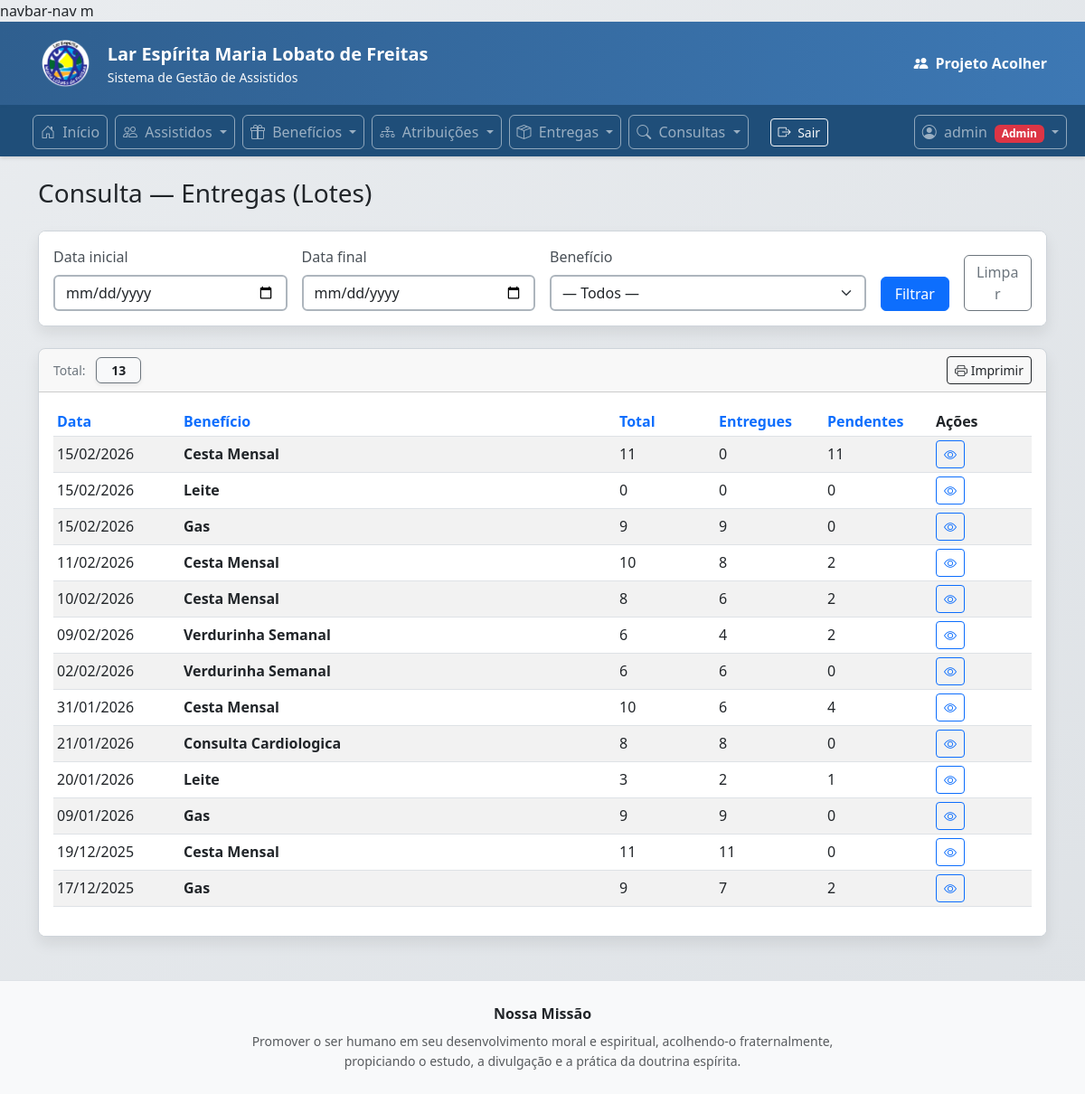
The page /operacoes/consultas/entregas/ (signed in) on the database its author committed.
### apps/beneficios/models.py (models this page shows, shortened)
class LoteEntrega(models.Model):
    beneficio = models.ForeignKey(
        "beneficios.Beneficio",
        on_delete=models.PROTECT,
        related_name="lotes_entrega",
    )
    data_entrega = models.DateField()
    criado_em = models.DateTimeField(default=timezone.now)
    class Meta:
        unique_together = ("beneficio", "data_entrega")
        ordering = ("-data_entrega", "-id")
        verbose_name = "Lote de Entrega"
        verbose_name_plural = "Lotes de Entrega"

class Beneficio(models.Model):
    nome = models.CharField(max_length=120, unique=True)
    categoria = models.CharField(
        max_length=20,
        choices=CategoriaBeneficio.choices,
    )
    periodicidade = models.CharField(
        max_length=20,
        choices=PeriodicidadeBeneficio.choices,
    )
    ativo = models.BooleanField(
        default=True,
        help_text="Permite desativar um benefício sem apagá-lo.",
    )
    class Meta:
        ordering = ["categoria", "nome"]

### apps/operacoes/consultas/views.py (the view)
# urls.py: path("entregas/", views.entregas_lotes_lista, name="entregas_lotes_lista"),
@login_required
def entregas_lotes_lista(request):
    if not pode_ver(request.user):
        return HttpResponseForbidden("Sem permissão.")
    data_ini = (request.GET.get("data_ini") or "").strip()
    data_fim = (request.GET.get("data_fim") or "").strip()
    beneficio_id = (request.GET.get("beneficio_id") or "").strip()
    dt_ini = parse_date(data_ini) if data_ini else None
    dt_fim = parse_date(data_fim) if data_fim else None
    order = _get_order_entregas_lotes(request)
    qs = (
        LoteEntrega.objects
        .select_related("beneficio")
        .annotate(
            total=Count("itens"),
            entregues=Count("itens", filter=Q(itens__entregue=True)),
            pendentes=Count("itens", filter=Q(itens__entregue=False)),
        )
    )
    if dt_ini:
        qs = qs.filter(data_entrega__gte=dt_ini)
    if dt_fim:
        qs = qs.filter(data_entrega__lte=dt_fim)
    if beneficio_id:
        qs = qs.filter(beneficio_id=beneficio_id)
    qs = qs.order_by(order)
    beneficios = Beneficio.objects.order_by("nome", "id")
    contexto = {
        "lotes": qs,
        "total": qs.count(),  # total de lotes encontrados (não total de itens)
        "beneficios": beneficios,
        "beneficio_id": beneficio_id,
        "data_ini": data_ini,
        "data_fim": data_fim,
    }
    return render(request, "operacoes/consultas/entregas_lotes_lista.html", contexto)

### apps/operacoes/consultas/views.py (called while the page is built)
def _get_order_entregas_lotes(request):
    raw = (request.GET.get("o") or "-data_entrega").strip()
    return ORDERS_ENTREGAS_LOTES.get(raw, "-data_entrega")

### apps/operacoes/context_processors.py (called while the page is built)
def operacoes_permissoes(request):
    user = getattr(request, "user", None)
    if user and user.is_authenticated:
        return {
            "pode_ver": pode_ver(user),
            "pode_editar": pode_editar(user),
            "pode_deletar": pode_deletar(user),
        }
    return {
        "pode_ver": False,
        "pode_editar": False,
        "pode_deletar": False,
    }

### apps/operacoes/permissoes.py (called while the page is built)
def is_consultor(user):
    return user.groups.filter(name="Consultor").exists()

def is_supervisor(user):
    return user.groups.filter(name="Supervisor").exists()

def is_operador(user):
    return user.groups.filter(name="Operador").exists()

def pode_ver(user):
    return is_consultor(user) or is_operador(user) or is_supervisor(user) or user.is_superuser

def pode_editar(user):
    return is_operador(user) or is_supervisor(user) or user.is_superuser

def pode_deletar(user):
    return is_supervisor(user) or user.is_superuser

### apps/operacoes/templatetags/querystring.py (called while the page is built)
@register.simple_tag
def qs_update(request, **kwargs):
    params = request.GET.copy()
    for key, value in kwargs.items():
        if value is None or value == "":
            params.pop(key, None)
        else:
            params[key] = str(value)
    query = params.urlencode()
    return query

@register.simple_tag
def sort_qs(request, field, default_field="nome"):
    current = request.GET.get("o") or default_field
    if current == field:
        new_o = f"-{field}"
    elif current == f"-{field}":
        new_o = field
    else:
        new_o = field
    params = request.GET.copy()
    params["o"] = new_o
    params.pop("page", None)
    return params.urlencode()

@register.simple_tag
def sort_icon(request, field, default_field="nome"):
    current = request.GET.get("o") or default_field
    if current == field:
        return "▲"
    if current == f"-{field}":
        return "▼"
    return ""

### apps/operacoes/templates/operacoes/consultas/entregas_lotes_lista.html (shortened to what this page needs)
{% extends "operacoes/base.html" %}
{% load querystring %}
{% block content %}
<div class="container mt-4">
  <div class="d-flex justify-content-between align-items-center mb-3">
    <h3>Consulta — Entregas (Lotes)</h3>
  </div>
  <div class="card shadow-sm mb-4">
    <div class="card-body">
      <form method="get" class="row g-3">
        <div class="col-12 col-md-3">
          <label class="form-label">Data inicial</label>
          <input type="date" name="data_ini" value="{{ data_ini }}" class="form-control">
        </div>
        <div class="col-12 col-md-3">
          <label class="form-label">Data final</label>
          <input type="date" name="data_fim" value="{{ data_fim }}" class="form-control">
        </div>
        <div class="col-12 col-md-4">
          <label class="form-label">Benefício</label>
          <select name="beneficio_id" class="form-select">
            <option value="">— Todos —</option>
          </select>
        </div>
        <div class="col-6 col-md-1 d-flex align-items-end">
          <button type="submit" class="btn btn-primary w-100">Filtrar</button>
        </div>
        <div class="col-6 col-md-1 d-flex align-items-end">
          <a href="{% url 'consultas:entregas_lotes_lista' %}" class="btn btn-outline-secondary w-100">
            Limpar
          </a>
        </div>
      </form>
    </div>
  </div>
  <div class="card shadow-sm">
    <div class="card-header d-flex justify-content-between align-items-center">
      <div class="small">
        <span class="text-secondary me-2">Total:</span>
        <span class="px-3 py-1 border border-secondary rounded bg-light fw-semibold shadow-sm">
          {{ total }}
        </span>
      </div>
      <a href="{% url 'consultas:entregas_lotes_print' %}?{% qs_update request %}"
         class="btn btn-outline-dark btn-sm">
        <i class="bi bi-printer"></i> Imprimir
      </a>
    </div>
    <div class="card-body table-responsive">
      <table class="table table-striped table-sm align-middle">
        <thead>
          <tr>
            <th style="width:140px;">
              <a class="text-decoration-none" href="?{% sort_qs request 'data_entrega' %}">
                Data {% sort_icon request 'data_entrega' %}
              </a>
            </th>
            <th>
              <a class="text-decoration-none" href="?{% sort_qs request 'beneficio__nome' %}">
                Benefício {% sort_icon request 'beneficio__nome' %}
              </a>
            </th>
            <th style="width:110px;">
              <a class="text-decoration-none" href="?{% sort_qs request 'total' %}">
                Total {% sort_icon request 'total' %}
              </a>
            </th>
            <th style="width:120px;">
              <a class="text-decoration-none" href="?{% sort_qs request 'entregues' %}">
                Entregues {% sort_icon request 'entregues' %}
              </a>
            </th>
            <th style="width:120px;">
              <a class="text-decoration-none" href="?{% sort_qs request 'pendentes' %}">
                Pendentes {% sort_icon request 'pendentes' %}
              </a>
            </th>
            <th style="width:110px;">Ações</th>
          </tr>
        </thead>
        <tbody>
          {% for l in lotes %}
            <tr>
              <td>{{ l.data_entrega|date:"d/m/Y" }}</td>
              <td class="fw-semibold">{{ l.beneficio.nome }}</td>
              <td>{{ l.total }}</td>
              <td>{{ l.entregues }}</td>
              <td>{{ l.pendentes }}</td>
              <td>
                <div class="d-flex gap-2">
                    <a class="btn btn-outline-primary btn-sm"
                    title="Detalhe do lote"
                    href="{% url 'consultas:entregas_lote_detalhe' %}?lote_id={{ l.id }}">
                    <i class="bi bi-eye"></i>
                    </a>
                </div>
             </td>
            </tr>
          {% empty %}
            <tr>
              <td colspan="6" class="text-center text-muted">Nenhum lote encontrado.</td>
            </tr>
          {% endfor %}
        </tbody>
      </table>
    </div>
  </div>
</div>
{% endblock %}

### apps/operacoes/templates/operacoes/base.html (shortened to what this page needs)
<!DOCTYPE html>
<html lang="pt-br">
{% load static %}
<head>
    <link href="https://cdn.jsdelivr.net/npm/bootstrap@5.3.0/dist/css/bootstrap.min.css" rel="stylesheet">
    <link rel="stylesheet" href="https://cdn.jsdelivr.net/npm/bootstrap-icons@1.10.0/font/bootstrap-icons.css">
</head>
navbar-nav m<body>
    <div class="header-institucional">
        <div class="container py-3">
            <div class="d-flex align-items-center justify-content-between flex-wrap gap-2">
                <div class="d-flex align-items-center gap-3">
                    <img src="{% static 'img/logo.png' %}"
                         alt="Lar Espírita Maria Lobato de Freitas"
                         style="height:60px; width:auto;">
                    <div>
                        <div class="fw-semibold fs-5 text-white">
                            Lar Espírita Maria Lobato de Freitas
                        </div>
                        <div class="small text-light">
                            Sistema de Gestão de Assistidos
                        </div>
                    </div>
                </div>
                <a class="brand-link fw-bold text-white d-inline-flex align-items-center"
                   href="{% url 'operacoes_home' %}">
                    <i class="bi bi-people-fill me-2"></i>
                    Projeto Acolher
                </a>
            </div>
        </div>
    </div>
    <nav class="navbar navbar-expand-lg navbar-dark navbar-institucional">
        <div class="container-fluid">
            <div class="collapse navbar-collapse" id="navbarMain">
                <ul class="navbar-nav ms-4 me-auto">
                    <li class="nav-item">
                        <a class="nav-link" href="{% url 'operacoes_home' %}">
                            <i class="bi bi-house-door me-1"></i> Início
                        </a>
                    </li>
                    {% if user.is_authenticated and pode_ver %}
                    <li class="nav-item dropdown">
                        <a class="nav-link dropdown-toggle" href="#" role="button" data-bs-toggle="dropdown"
                            aria-expanded="false">
                            <i class="bi bi-people me-1"></i> Assistidos
                        </a>
                    </li>
                    {% endif %}
                    {% if user.is_authenticated and pode_ver %}
                    <li class="nav-item dropdown">
                        <a class="nav-link dropdown-toggle" href="#" role="button" data-bs-toggle="dropdown"
                            aria-expanded="false">
                            <i class="bi bi-gift me-1"></i> Benefícios
                        </a>
                    </li>
                    {% endif %}
                    {% if user.is_authenticated and pode_ver %}
                    <li class="nav-item dropdown">
                        <a class="nav-link dropdown-toggle" href="#" role="button" data-bs-toggle="dropdown"
                            aria-expanded="false">
                            <i class="bi bi-diagram-3 me-1"></i> Atribuições
                        </a>
                    </li>
                    {% endif %}
                    {% if user.is_authenticated and pode_ver %}
                    <li class="nav-item dropdown">
                        <a class="nav-link dropdown-toggle" href="#" role="button" data-bs-toggle="dropdown"
                            aria-expanded="false">
                            <i class="bi bi-box-seam me-1"></i> Entregas
                        </a>
                    </li>
                    {% endif %}
                    {% if user.is_authenticated and pode_ver %}
                    <li class="nav-item dropdown">
                        <a class="nav-link dropdown-toggle" href="#" role="button" data-bs-toggle="dropdown"
                            aria-expanded="false">
                            <i class="bi bi-search me-1"></i> Consultas
                        </a>
                    </li>
                    <li class="nav-item d-flex align-items-center ms-3">
                        <form method="post" action="/accounts/logout/" class="m-0">
                            <button type="submit" class="btn btn-outline-light btn-sm">
                                <i class="bi bi-box-arrow-right me-1"></i> Sair
                            </button>
                        </form>
                    </li>
                    {% endif %}
                </ul>
                <ul class="navbar-nav">
                    {% if user.is_authenticated %}
                    <li class="nav-item dropdown">
                        <a class="nav-link dropdown-toggle" href="#" role="button" data-bs-toggle="dropdown"
                            aria-expanded="false">
                            <i class="bi bi-person-circle me-1"></i> {{ user.username }}
                            {% if user.is_superuser %}
                            <span class="badge bg-danger ms-1">Admin</span>
                            {% elif pode_deletar %}
                            <span class="badge bg-success ms-1">Gestor</span>
                            {% elif pode_editar %}
                            <span class="badge bg-secondary ms-1">Operador</span>
                            {% elif pode_ver %}
                            <span class="badge bg-info text-dark ms-1">Consultor</span>
                            {% endif %}
                        </a>
                    </li>
                    {% else %}
                    <li class="nav-item">
                        <a class="nav-link" href="/accounts/login/">
                            <i class="bi bi-box-arrow-in-right me-1"></i> Entrar
                        </a>
                    </li>
                    {% endif %}
                </ul>
            </div>
        </div>
    </nav>
    <div class="container-fluid mt-3">
        {% block content %}
        {% endblock %}
    </div>
    <footer class="mt-5 border-top bg-light">
        <div class="container py-4 text-center">
            <div class="fw-semibold mb-2">Nossa Missão</div>
            <div class="col-lg-8 col-xl-7 mx-auto small text-muted" style="line-height:1.6;">
                Promover o ser humano em seu desenvolvimento moral e espiritual,
                acolhendo-o fraternalmente, propiciando o estudo, a divulgação
                e a prática da doutrina espírita.
            </div>
        </div>
    </footer>
</body>
</html>

### apps/operacoes/templates/operacoes/base.html (style rules this page uses)
body { background: linear-gradient(135deg, #e9ecef 0%, #dee2e6 100%) !important; min-height: 100vh; }
.container-fluid { background-color: transparent !important; }
.container-fluid .card { background-color: #ffffff !important; border: 1px solid #ced4da !important; box-shadow: 0 0.5rem 1rem rgba(0, 0, 0, 0.08) !important; border-radius: 0.5rem !important; overflow: hidden; }
.card-body { background-color: #ffffff !important; }
.form-control, .form-select, textarea.form-control { border: 2px solid #adb5bd !important; background-color: #ffffff !important; }
.form-label { color: #495057; font-weight: 500; }
.header-institucional { background: linear-gradient(90deg, #2f5f8f 0%, #3d78b4 100%); border-bottom: 3px solid #1f4e79; }
.header-institucional .brand-link { text-decoration: none; }
.navbar-institucional { background-color: #1f4e79; box-shadow: 0 2px 4px rgba(0, 0, 0, .12); }
.navbar .nav-link { border: 1px solid rgba(255,255,255,0.5); border-radius: 6px; margin-right: 8px; padding: 6px 14px; transition: all 0.2s ease; }

### rows shown on the page
LoteEntrega: data_entrega "15/02/2026", beneficio.nome "Cesta Mensal", total "11", entregues "0", pendentes "11"
LoteEntrega: data_entrega "15/02/2026", beneficio.nome "Leite", total "0", entregues "0", pendentes "0"
LoteEntrega: data_entrega "15/02/2026", beneficio.nome "Gas", total "9", entregues "9", pendentes "0"
LoteEntrega: data_entrega "11/02/2026", beneficio.nome "Cesta Mensal", total "10", entregues "8", pendentes "2"
LoteEntrega: data_entrega "10/02/2026", beneficio.nome "Cesta Mensal", total "8", entregues "6", pendentes "2"
LoteEntrega: data_entrega "09/02/2026", beneficio.nome "Verdurinha Semanal", total "6", entregues "4", pendentes "2"
LoteEntrega: data_entrega "02/02/2026", beneficio.nome "Verdurinha Semanal", total "6", entregues "6", pendentes "0"
LoteEntrega: data_entrega "31/01/2026", beneficio.nome "Cesta Mensal", total "10", entregues "6", pendentes "4"
LoteEntrega: data_entrega "21/01/2026", beneficio.nome "Consulta Cardiologica", total "8", entregues "8", pendentes "0"
LoteEntrega: data_entrega "20/01/2026", beneficio.nome "Leite", total "3", entregues "2", pendentes "1"
LoteEntrega: data_entrega "09/01/2026", beneficio.nome "Gas", total "9", entregues "9", pendentes "0"
LoteEntrega: data_entrega "19/12/2025", beneficio.nome "Cesta Mensal", total "11", entregues "11", pendentes "0"
LoteEntrega: data_entrega "17/12/2025", beneficio.nome "Gas", total "9", entregues "7", pendentes "2"

### other values the page prints
{{ user.username }} "admin"
{{ total }} "13"
